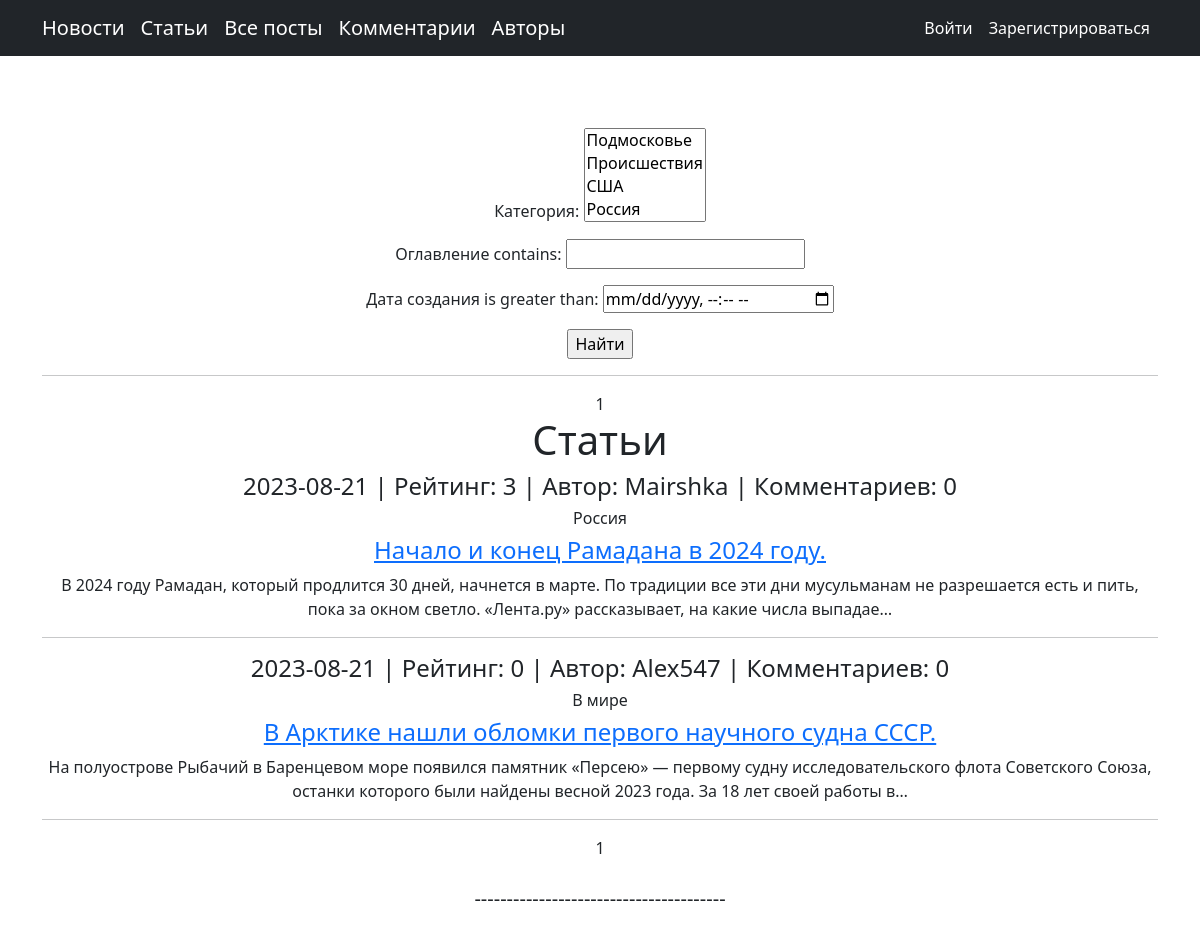
The page /articles/ on the database as committed earlier.
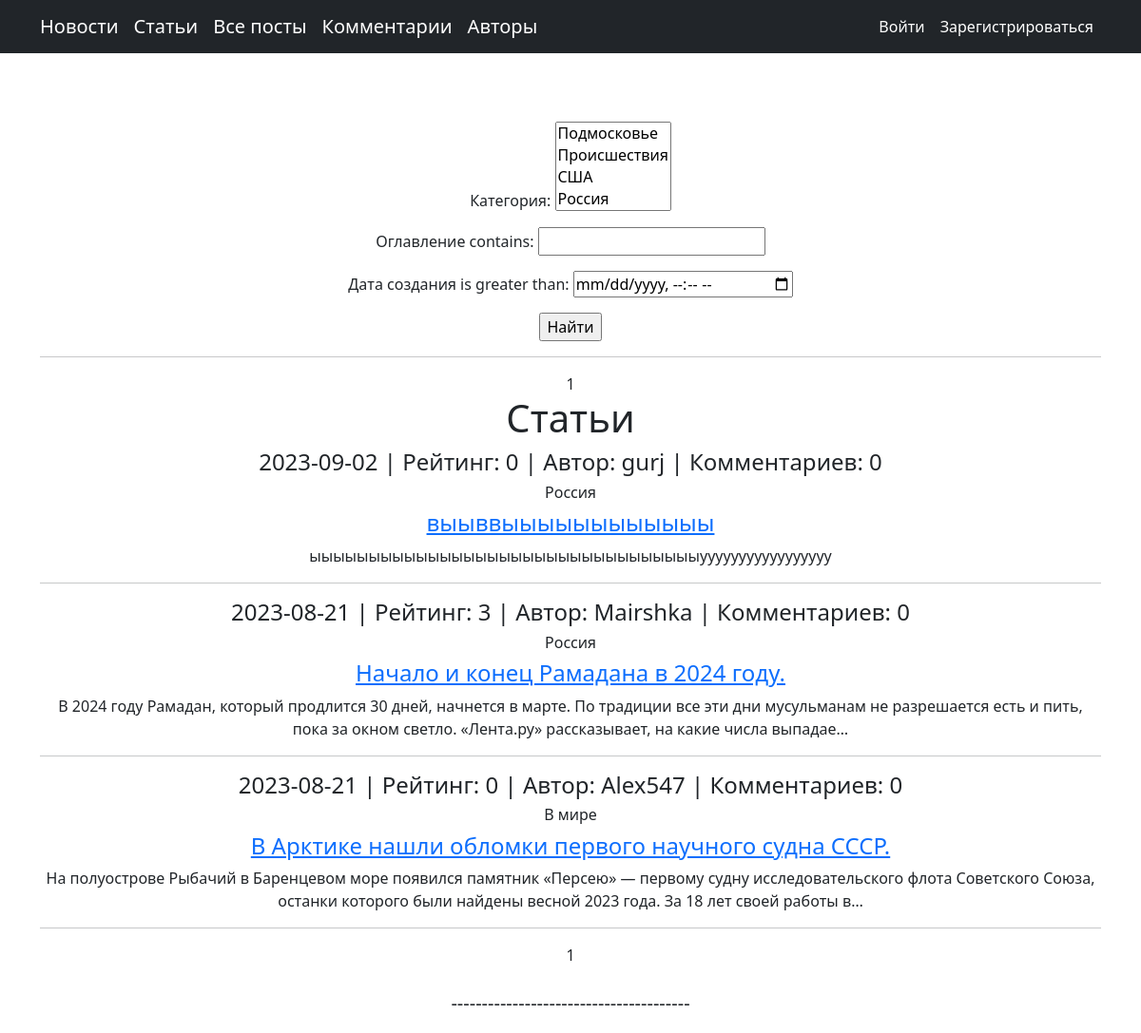
The same page on the database as committed later.
### newsportal/models.py (models this page shows, shortened)
class Post(models.Model):
    author = models.ForeignKey(Author, on_delete=models.CASCADE, verbose_name='Автор')
    type_post = models.CharField(max_length=1, choices=POSTS, verbose_name='Тип поста')
    time_created = models.DateTimeField(auto_now_add=True, verbose_name='Дата создания')
    category = models.ManyToManyField(Category, through="PostCategory", verbose_name='Категория')
    title =  models.CharField(max_length=255, verbose_name='Оглавление')
    content = models.TextField( verbose_name='Содержание')
    rating = models.SmallIntegerField(default=0, verbose_name='Рейтинг')

class Author(models.Model):
    author = models.OneToOneField(User, on_delete=models.CASCADE)
    rating = models.SmallIntegerField(default=0)
    def __str__(self):
        return self.author.username

class Category(models.Model):
    name = models.CharField(max_length=150, unique=True)
    def __str__(self):
        return self.name

### newsportal/views.py (the view)
# urls.py: path('articles/', ListArticles.as_view(), name='articles'),
class ListArticles(ListView):
    queryset = Post.objects.filter(type_post=article)
    ordering = '-time_created'
    template_name = 'newsportal/index_articles.html'
    context_object_name = 'news'
    paginate_by = 10
    def get_queryset(self):
        queryset = super().get_queryset()
        self.filterset = PostFilter(self.request.GET, queryset)
        return self.filterset.qs
    def get_context_data(self, **kwargs):
        context = super().get_context_data(**kwargs)
        context['filterset'] = self.filterset
        return context

### newsportal/templatetags/custom_filters.py (called while the page is built)
@register.filter()
def censor(value:str):
   swear_words = ('банан', 'морков', 'карто', 'броккол', 'ананас',
                  'Банан', 'Морков', 'Карто', 'Броккол', 'Ананас',)
   for word in swear_words:
      if word in value:
          value = value.replace(word, '****')
   return value

### newsportal/templates/newsportal/index_articles.html (shortened to what this page needs)
{% extends 'newsportal/default.html' %}
{% load custom_filters %}
{% block content %}
 <br>
   <form action="" method="get">
       {{ filterset.form.as_p }}
       <input type="submit" value="Найти" />
   </form>
   <hr>
{% if news %}
{% include 'newsportal/includes/paginations.html' %}
<h1>Статьи</h1>
{% for n in news %}
<h4>{{ n.time_created|date:'Y-m-d' }} | Рейтинг: {{ n.rating }}
     | Автор: {{ n.author }} | Комментариев: {{ n.comment_set.count }} </h4>
<h6>
 {% for cat in n.category.all %}
{{ cat }}    {% if not forloop.last %}, {% endif %}
{% endfor %}
</h6>
<a href="{% url 'one_article' n.pk %}"><h4>{{ n.title|censor }}</h4></a>
<p>{{ n.content|truncatechars:200|censor}}</p>
<hr>
{% endfor %}
{% include 'newsportal/includes/paginations.html' %}
{% else %}
<h1>Статей
    нет</h1>
{% endif %}
<br><br>{% endblock content %}

Rows that differ between the two databases and show on the page:
added Post: time_created "2023-09-02", rating "0", author "gurj", comment_set.count "0", title|censor "выыввыыыыыыыыыыыы", content|censor "ыыыыыыыыыыыыыыыыыыыыыыыыыыыыыыыыыууууууууууууууууу", Category (name "Россия")
